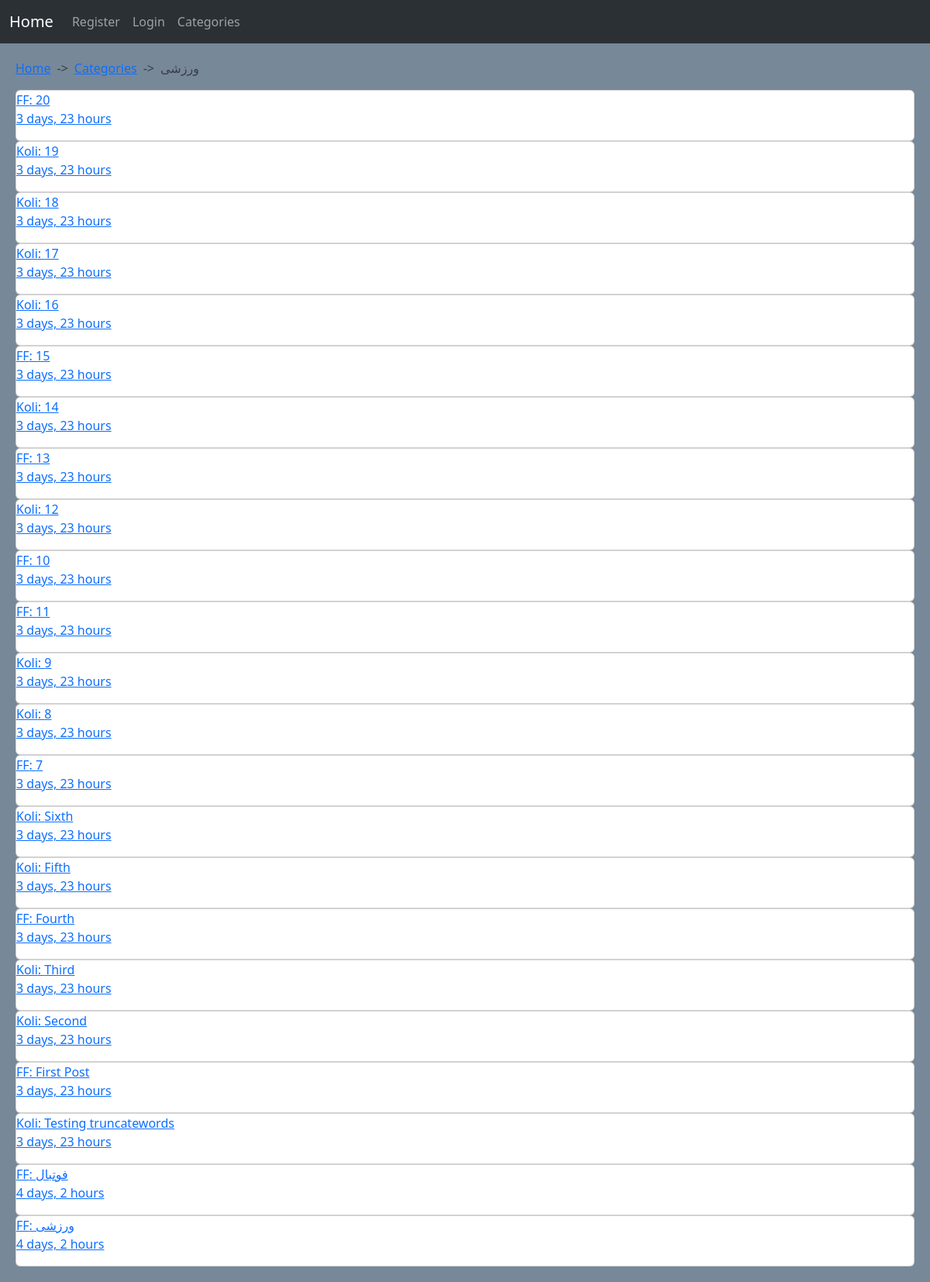
The app's page /Categories/ورزشی/showposts/, older data.
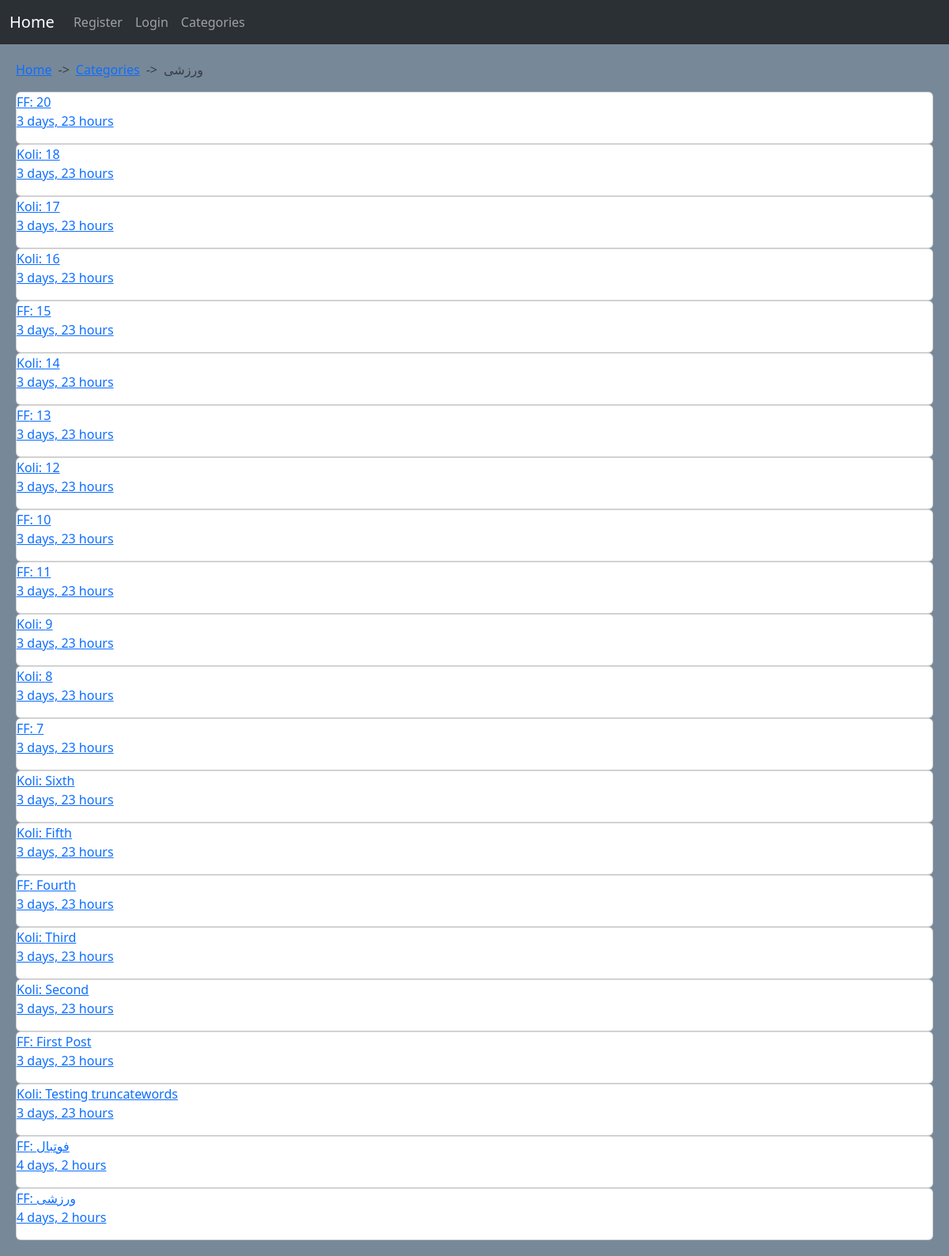
The same page, newer data.
### Categories/models.py (models this page shows, shortened)
class CategoryModel(MPTTModel):
    name = models.CharField(
        max_length=200,
        unique=True,
    )
    slug = models.SlugField(
        max_length=300,
        unique=True,
        null=True,
        blank=True,
        allow_unicode=True
    )
    parent = TreeForeignKey(
        'self',
        on_delete=models.CASCADE,
        null=True,
        blank=True,
        related_name='Parent'
    )
    class Meta:
        ordering = ('name',)
        verbose_name = 'Category'
        verbose_name_plural = 'Categories'

### Posts/models.py (models this page shows, shortened)
class PostModel(models.Model):
    category = models.ForeignKey(
        CategoryModel,
        on_delete=models.CASCADE,
        related_name='category_posts',
        default=None
    )
    author = models.ForeignKey(
        User,
        on_delete=models.CASCADE,
        related_name='author_posts'
    )
    title = models.CharField(
        max_length=75,
        unique=True
    )
    slug = models.SlugField(
        max_length=150,
        unique=True,
        allow_unicode=True
    )
    body = RichTextUploadingField()
    date_created = models.DateTimeField(
        auto_now_add=True
    )
    date_updated = models.DateTimeField(
        auto_now=True
    )
    def get_absolute_url(self):
        return reverse_lazy('Posts:PostDetail', args=(self.category.slug, self.slug))
    class Meta:
        verbose_name = 'Post'
        verbose_name_plural = 'Posts'
        ordering = ('-date_created', '-date_updated')

### Categories/views.py (the view)
# urls.py: path('<str:category_slug>/showposts/', views.ShowCategoryPostsView.as_view(), name='ShowCategoryPosts'),
class ShowCategoryPostsView(View):
    template_name = 'Categories/ShowPosts.html'
    def get(self, request, category_slug):
        category = get_object_or_404(CategoryModel, slug=category_slug)
        ancestors = category.get_ancestors()
        needed_categories = category.get_descendants(include_self=False)
        conditions = Q(category=category)
        for ctgr in needed_categories:
            conditions |= Q(category=ctgr)
        posts = PostModel.objects.filter(conditions).order_by('-date_created')
        return render(request, self.template_name, {'posts': posts, 'ancestors': ancestors, 'current': category})

### Categories/Templates/Categories/ShowPosts.html (shortened to what this page needs)
{% extends 'Base.html' %}
{% block Body %}
	<div style="--bs-breadcrumb-divider: '->';" aria-label="breadcrumb">
		<ol class="breadcrumb">
			<li class="breadcrumb-item"><a href="{% url 'Home:Home' %}">Home</a></li>
			<li class="breadcrumb-item"><a href="{% url 'Categories:Category' %}">Categories</a></li>
			<li class="breadcrumb-item active" aria-current="page">{{ current.name }}</li>
		</ol>
	</div>
	{% for post in posts %}
		<div class="card">
			<a href="{{ post.get_absolute_url }}">
				<p>
					{{ post.author }}: {{ post.title|truncatewords:5 }} <br/>
					{{ post.date_updated|timesince }}
				</p>
			</a>
		</div>
	{% endfor %}
{% endblock %}

### Templates/Base.html (shortened to what this page needs)
{% load static %}
<!DOCTYPE html>
<html lang="en">
    <head>
        <link href="https://cdn.jsdelivr.net/npm/bootstrap@5.3.1/dist/css/bootstrap.min.css" rel="stylesheet">
        <link rel="stylesheet" href="{% static 'Css/Main.css' %}" />
        <link href="/static/ckeditor/ckeditor/contents.css" rel="stylesheet">
    </head>
    <body>
        {% include 'Incs/Navbar.html' %}
        <div class="Main">
            {% block Body %} {% endblock %}
        </div>
    </body>
</html>

### Templates/Incs/Navbar.html (shortened to what this page needs)
<nav class="navbar navbar-expand-lg bg-body-tertiary" data-bs-theme="dark">
	<div class="container-fluid">
		<a class="navbar-brand" href="{% url 'Home:Home' %}">Home</a>
		<div class="collapse navbar-collapse" id="navbarNavDropdown">
			<ul class="navbar-nav">
				{% if request.user.is_authenticated %}
					<li class="nav-item">
						<a class="nav-link" href="{% url 'accounts:Logout' %}">Logout</a>
					</li>
					<li class="nav-item">
						<a class="nav-link" href="{% url 'accounts:Profile' request.user.username %}">Profile</a>
					</li>
				{% else %}
					<li class="nav-item">
						<a class="nav-link" href="{% url 'accounts:Register' %}">Register</a>
					</li>
					<li class="nav-item">
						<a class="nav-link" href="{% url 'accounts:Login' %}">Login</a>
					</li>
				{% endif %}
				<li class="nav-item">
					<a class="nav-link" href="{% url 'Categories:Category' %}">
						Categories
					</a>
				</li>
			</ul>
		</div>
	</div>
</nav>

### Static/Css/Main.css (style rules this page uses)
.Main { background-color: lightslategray; color: black; padding: 20px; }

Row changes from the older to the newer data that the page shows:
removed PostModel: author "Koli", title "19", date_updated "3 days, 23 hours"
